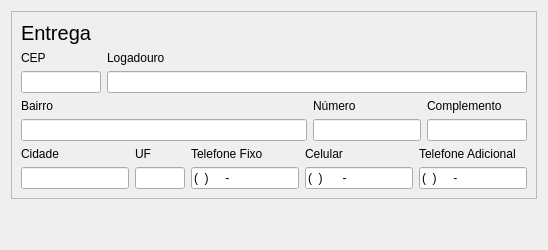
      <widget class="QWidget" name="tab_8">
       <attribute name="title">
        <string>Entrega</string>
       </attribute>
       <layout class="QGridLayout" name="gridLayout_17">
        <item row="0" column="0">
         <widget class="QFrame" name="frame_5">
          <property name="frameShape">
           <enum>QFrame::StyledPanel</enum>
          </property>
          <property name="frameShadow">
           <enum>QFrame::Raised</enum>
          </property>
          <layout class="QGridLayout" name="gridLayout_15">
           <item row="0" column="0">
            <widget class="QLabel" name="label_42">
             <property name="font">
              <font>
               <pointsize>15</pointsize>
              </font>
             </property>
             <property name="text">
              <string>Entrega</string>
             </property>
            </widget>
           </item>
           <item row="1" column="0">
            <layout class="QGridLayout" name="gridLayout_36">
             <item row="0" column="0">
              <widget class="QLabel" name="label_145">
               <property name="text">
                <string>CEP</string>
               </property>
              </widget>
             </item>
             <item row="0" column="1">
              <widget class="QLabel" name="label_146">
               <property name="text">
                <string>Logadouro</string>
               </property>
              </widget>
             </item>
             <item row="1" column="0">
              <widget class="QLineEdit" name="cep_lineEdit_deliver">
               <property name="maximumSize">
                <size>
                 <width>80</width>
                 <height>16777215</height>
                </size>
               </property>
               <property name="focusPolicy">
                <enum>Qt::StrongFocus</enum>
               </property>
               <property name="toolTip">
                <string>&lt;html&gt;&lt;head/&gt;&lt;body&gt;&lt;p&gt;somente números&lt;/p&gt;&lt;/body&gt;&lt;/html&gt;</string>
               </property>
               <property name="inputMethodHints">
                <set>Qt::ImhPreferNumbers</set>
               </property>
               <property name="inputMask">
                <string/>
               </property>
               <property name="text">
                <string/>
               </property>
               <property name="maxLength">
                <number>32767</number>
               </property>
               <property name="cursorPosition">
                <number>0</number>
               </property>
              </widget>
             </item>
             <item row="1" column="1">
              <widget class="QLineEdit" name="address_lineEdit_deliver"/>
             </item>
            </layout>
           </item>
           <item row="2" column="0">
            <layout class="QGridLayout" name="gridLayout_37">
             <item row="0" column="0">
              <widget class="QLabel" name="label_147">
               <property name="text">
                <string>Bairro</string>
               </property>
              </widget>
             </item>
             <item row="1" column="0" colspan="2">
              <widget class="QLineEdit" name="neighborhood_lineEdit_deliver">
               <property name="sizePolicy">
                <sizepolicy hsizetype="Fixed" vsizetype="Fixed">
                 <horstretch>80</horstretch>
                 <verstretch>0</verstretch>
                </sizepolicy>
               </property>
               <property name="maximumSize">
                <size>
                 <width>800</width>
                 <height>16777215</height>
                </size>
               </property>
              </widget>
             </item>
             <item row="1" column="2" colspan="2">
              <widget class="QLineEdit" name="number_lineEdit_deliver">
               <property name="sizePolicy">
                <sizepolicy hsizetype="Minimum" vsizetype="Minimum">
                 <horstretch>0</horstretch>
                 <verstretch>0</verstretch>
                </sizepolicy>
               </property>
               <property name="inputMask">
                <string>00000</string>
               </property>
              </widget>
             </item>
             <item row="1" column="4">
              <widget class="QLineEdit" name="complement_lineEdit_deliver">
               <property name="sizePolicy">
                <sizepolicy hsizetype="Minimum" vsizetype="Minimum">
                 <horstretch>0</horstretch>
                 <verstretch>0</verstretch>
                </sizepolicy>
               </property>
               <property name="maximumSize">
                <size>
                 <width>100</width>
                 <height>16777215</height>
                </size>
               </property>
              </widget>
             </item>
             <item row="0" column="4">
              <widget class="QLabel" name="label_148">
               <property name="text">
                <string>Complemento</string>
               </property>
              </widget>
             </item>
             <item row="0" column="2" colspan="2">
              <widget class="QLabel" name="label_149">
               <property name="text">
                <string>Número</string>
               </property>
              </widget>
             </item>
            </layout>
           </item>
           <item row="3" column="0">
            <layout class="QGridLayout" name="gridLayout_38">
             <item row="1" column="0">
              <widget class="QLineEdit" name="city_lineEdit_deliver">
               <property name="sizePolicy">
                <sizepolicy hsizetype="Fixed" vsizetype="Fixed">
                 <horstretch>50</horstretch>
                 <verstretch>0</verstretch>
                </sizepolicy>
               </property>
               <property name="maximumSize">
                <size>
                 <width>500</width>
                 <height>16777215</height>
                </size>
               </property>
              </widget>
             </item>
             <item row="0" column="3">
              <widget class="QLabel" name="label_150">
               <property name="text">
                <string>Celular</string>
               </property>
              </widget>
             </item>
             <item row="1" column="1">
              <widget class="QLineEdit" name="uf_lineEdit_deliver">
               <property name="sizePolicy">
                <sizepolicy hsizetype="Fixed" vsizetype="Preferred">
                 <horstretch>1</horstretch>
                 <verstretch>0</verstretch>
                </sizepolicy>
               </property>
               <property name="maximumSize">
                <size>
                 <width>50</width>
                 <height>16777215</height>
                </size>
               </property>
               <property name="text">
                <string/>
               </property>
              </widget>
             </item>
             <item row="0" column="0">
              <widget class="QLabel" name="label_151">
               <property name="text">
                <string>Cidade</string>
               </property>
              </widget>
             </item>
             <item row="0" column="2">
              <widget class="QLabel" name="label_152">
               <property name="text">
                <string>Telefone Fixo</string>
               </property>
              </widget>
             </item>
             <item row="0" column="1">
              <widget class="QLabel" name="label_153">
               <property name="text">
                <string>UF</string>
               </property>
              </widget>
             </item>
             <item row="0" column="4">
              <widget class="QLabel" name="label_154">
               <property name="text">
                <string>Telefone Adicional</string>
               </property>
              </widget>
             </item>
             <item row="1" column="2">
              <widget class="QLineEdit" name="landlinePhone_lineEdit_deliver">
               <property name="inputMask">
                <string>(00) 0000-0000</string>
               </property>
              </widget>
             </item>
             <item row="1" column="3">
              <widget class="QLineEdit" name="cellPhone_lineEdit_deliver">
               <property name="inputMask">
                <string>(00) 00000-0000</string>
               </property>
               <property name="text">
                <string>() -</string>
               </property>
              </widget>
             </item>
             <item row="1" column="4">
              <widget class="QLineEdit" name="additionalPhone_lineEdit_deliver">
               <property name="inputMask">
                <string>(00) 0000-0000</string>
               </property>
               <property name="text">
                <string>() -</string>
               </property>
              </widget>
             </item>
            </layout>
           </item>
          </layout>
         </widget>
        </item>
        <item row="1" column="0">
         <spacer name="verticalSpacer_2">
          <property name="orientation">
           <enum>Qt::Vertical</enum>
          </property>
          <property name="sizeHint" stdset="0">
           <size>
            <width>20</width>
            <height>40</height>
           </size>
          </property>
         </spacer>
        </item>
       </layout>
      </widget>
